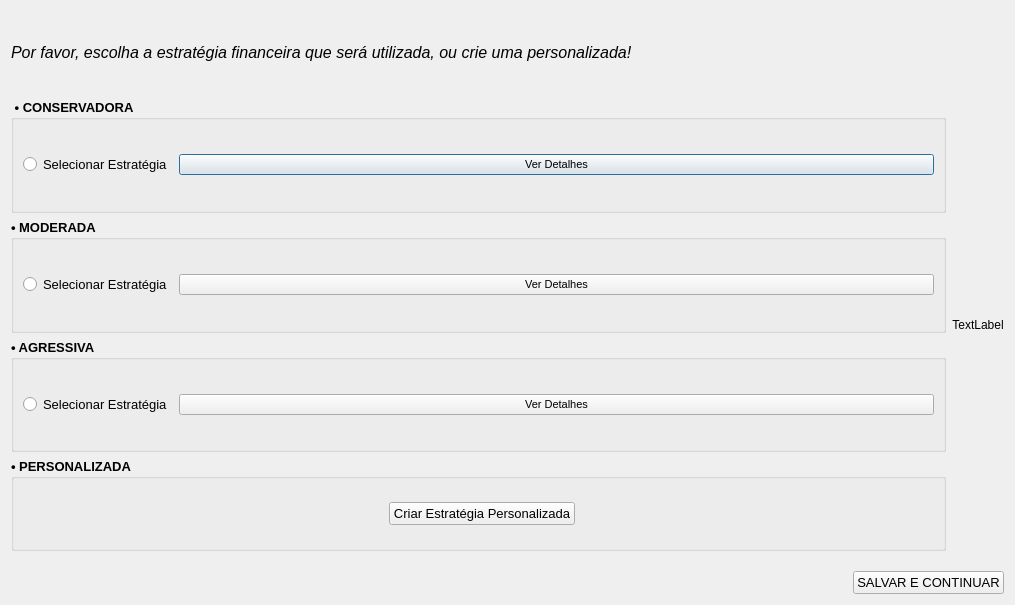
<?xml version="1.0" encoding="UTF-8"?>
<ui version="4.0">
 <class>JanelaEstrategia</class>
 <widget class="QDialog" name="JanelaEstrategia">
  <property name="geometry">
   <rect>
    <x>0</x>
    <y>0</y>
    <width>1015</width>
    <height>605</height>
   </rect>
  </property>
  <property name="windowTitle">
   <string>Sistema de Controle Financeiro</string>
  </property>
  <layout class="QVBoxLayout" name="verticalLayout_3">
   <item>
    <widget class="QLabel" name="label">
     <property name="font">
      <font>
       <family>Segoe UI</family>
       <pointsize>12</pointsize>
       <italic>true</italic>
       <underline>false</underline>
      </font>
     </property>
     <property name="text">
      <string>Por favor, escolha a estratégia financeira que será utilizada, ou crie uma personalizada!</string>
     </property>
    </widget>
   </item>
   <item>
    <layout class="QHBoxLayout" name="horizontalLayout_2">
     <item>
      <layout class="QVBoxLayout" name="verticalLayout_2">
       <item>
        <widget class="QGroupBox" name="groupBox">
         <property name="font">
          <font>
           <pointsize>10</pointsize>
           <bold>true</bold>
          </font>
         </property>
         <property name="title">
          <string> • CONSERVADORA</string>
         </property>
         <layout class="QFormLayout" name="formLayout_4">
          <item row="0" column="0">
           <spacer name="verticalSpacer_2">
            <property name="orientation">
             <enum>Qt::Vertical</enum>
            </property>
            <property name="sizeType">
             <enum>QSizePolicy::Minimum</enum>
            </property>
            <property name="sizeHint" stdset="0">
             <size>
              <width>18</width>
              <height>19</height>
             </size>
            </property>
           </spacer>
          </item>
          <item row="1" column="0">
           <widget class="QRadioButton" name="radio_conservadora">
            <property name="font">
             <font>
              <pointsize>10</pointsize>
              <bold>false</bold>
             </font>
            </property>
            <property name="text">
             <string>Selecionar Estratégia</string>
            </property>
           </widget>
          </item>
          <item row="1" column="1">
           <widget class="QPushButton" name="btn_detalhes_conservadora">
            <property name="font">
             <font>
              <pointsize>8</pointsize>
              <bold>false</bold>
             </font>
            </property>
            <property name="layoutDirection">
             <enum>Qt::LeftToRight</enum>
            </property>
            <property name="text">
             <string>Ver Detalhes</string>
            </property>
           </widget>
          </item>
          <item row="2" column="0">
           <spacer name="verticalSpacer_3">
            <property name="orientation">
             <enum>Qt::Vertical</enum>
            </property>
            <property name="sizeType">
             <enum>QSizePolicy::Minimum</enum>
            </property>
            <property name="sizeHint" stdset="0">
             <size>
              <width>18</width>
              <height>20</height>
             </size>
            </property>
           </spacer>
          </item>
         </layout>
        </widget>
       </item>
       <item>
        <widget class="QGroupBox" name="groupBox_2">
         <property name="font">
          <font>
           <pointsize>10</pointsize>
           <bold>true</bold>
          </font>
         </property>
         <property name="title">
          <string>• MODERADA</string>
         </property>
         <layout class="QFormLayout" name="formLayout_3">
          <item row="0" column="0">
           <spacer name="verticalSpacer_4">
            <property name="orientation">
             <enum>Qt::Vertical</enum>
            </property>
            <property name="sizeType">
             <enum>QSizePolicy::Minimum</enum>
            </property>
            <property name="sizeHint" stdset="0">
             <size>
              <width>18</width>
              <height>19</height>
             </size>
            </property>
           </spacer>
          </item>
          <item row="1" column="0">
           <widget class="QRadioButton" name="radio_moderada">
            <property name="font">
             <font>
              <pointsize>10</pointsize>
              <bold>false</bold>
             </font>
            </property>
            <property name="text">
             <string>Selecionar Estratégia</string>
            </property>
           </widget>
          </item>
          <item row="1" column="1">
           <widget class="QPushButton" name="btn_detalhes_moderada">
            <property name="font">
             <font>
              <pointsize>8</pointsize>
              <bold>false</bold>
             </font>
            </property>
            <property name="text">
             <string>Ver Detalhes</string>
            </property>
           </widget>
          </item>
          <item row="2" column="0">
           <spacer name="verticalSpacer_5">
            <property name="orientation">
             <enum>Qt::Vertical</enum>
            </property>
            <property name="sizeType">
             <enum>QSizePolicy::Minimum</enum>
            </property>
            <property name="sizeHint" stdset="0">
             <size>
              <width>18</width>
              <height>20</height>
             </size>
            </property>
           </spacer>
          </item>
         </layout>
        </widget>
       </item>
       <item>
        <widget class="QGroupBox" name="groupBox_3">
         <property name="font">
          <font>
           <pointsize>10</pointsize>
           <bold>true</bold>
          </font>
         </property>
         <property name="title">
          <string>• AGRESSIVA</string>
         </property>
         <layout class="QFormLayout" name="formLayout_2">
          <item row="0" column="0">
           <spacer name="verticalSpacer_6">
            <property name="orientation">
             <enum>Qt::Vertical</enum>
            </property>
            <property name="sizeType">
             <enum>QSizePolicy::Minimum</enum>
            </property>
            <property name="sizeHint" stdset="0">
             <size>
              <width>18</width>
              <height>19</height>
             </size>
            </property>
           </spacer>
          </item>
          <item row="1" column="0">
           <widget class="QRadioButton" name="radio_agressiva">
            <property name="font">
             <font>
              <pointsize>10</pointsize>
              <bold>false</bold>
             </font>
            </property>
            <property name="text">
             <string>Selecionar Estratégia</string>
            </property>
           </widget>
          </item>
          <item row="1" column="1">
           <widget class="QPushButton" name="btn_detalhes_agressiva">
            <property name="font">
             <font>
              <pointsize>8</pointsize>
              <bold>false</bold>
             </font>
            </property>
            <property name="text">
             <string>Ver Detalhes</string>
            </property>
           </widget>
          </item>
          <item row="2" column="0">
           <spacer name="verticalSpacer_7">
            <property name="orientation">
             <enum>Qt::Vertical</enum>
            </property>
            <property name="sizeType">
             <enum>QSizePolicy::Minimum</enum>
            </property>
            <property name="sizeHint" stdset="0">
             <size>
              <width>18</width>
              <height>19</height>
             </size>
            </property>
           </spacer>
          </item>
         </layout>
        </widget>
       </item>
       <item>
        <widget class="QGroupBox" name="groupBox_4">
         <property name="font">
          <font>
           <pointsize>10</pointsize>
           <bold>true</bold>
          </font>
         </property>
         <property name="title">
          <string>• PERSONALIZADA</string>
         </property>
         <layout class="QFormLayout" name="formLayout">
          <item row="0" column="1">
           <layout class="QVBoxLayout" name="verticalLayout">
            <item>
             <spacer name="verticalSpacer_9">
              <property name="orientation">
               <enum>Qt::Vertical</enum>
              </property>
              <property name="sizeType">
               <enum>QSizePolicy::Minimum</enum>
              </property>
              <property name="sizeHint" stdset="0">
               <size>
                <width>18</width>
                <height>14</height>
               </size>
              </property>
             </spacer>
            </item>
            <item>
             <layout class="QHBoxLayout" name="horizontalLayout">
              <item>
               <spacer name="horizontalSpacer_2">
                <property name="orientation">
                 <enum>Qt::Horizontal</enum>
                </property>
                <property name="sizeHint" stdset="0">
                 <size>
                  <width>40</width>
                  <height>20</height>
                 </size>
                </property>
               </spacer>
              </item>
              <item>
               <widget class="QPushButton" name="btn_criar_personalizada">
                <property name="font">
                 <font>
                  <pointsize>10</pointsize>
                  <bold>false</bold>
                 </font>
                </property>
                <property name="layoutDirection">
                 <enum>Qt::LeftToRight</enum>
                </property>
                <property name="text">
                 <string>Criar Estratégia Personalizada</string>
                </property>
               </widget>
              </item>
              <item>
               <spacer name="horizontalSpacer_3">
                <property name="orientation">
                 <enum>Qt::Horizontal</enum>
                </property>
                <property name="sizeHint" stdset="0">
                 <size>
                  <width>40</width>
                  <height>20</height>
                 </size>
                </property>
               </spacer>
              </item>
             </layout>
            </item>
            <item>
             <spacer name="verticalSpacer_10">
              <property name="orientation">
               <enum>Qt::Vertical</enum>
              </property>
              <property name="sizeType">
               <enum>QSizePolicy::Minimum</enum>
              </property>
              <property name="sizeHint" stdset="0">
               <size>
                <width>18</width>
                <height>14</height>
               </size>
              </property>
             </spacer>
            </item>
           </layout>
          </item>
         </layout>
        </widget>
       </item>
      </layout>
     </item>
     <item>
      <widget class="QLabel" name="label_display_grafico">
       <property name="text">
        <string>TextLabel</string>
       </property>
       <property name="alignment">
        <set>Qt::AlignCenter</set>
       </property>
      </widget>
     </item>
    </layout>
   </item>
   <item>
    <spacer name="verticalSpacer_8">
     <property name="orientation">
      <enum>Qt::Vertical</enum>
     </property>
     <property name="sizeType">
      <enum>QSizePolicy::Minimum</enum>
     </property>
     <property name="sizeHint" stdset="0">
      <size>
       <width>18</width>
       <height>14</height>
      </size>
     </property>
    </spacer>
   </item>
   <item>
    <layout class="QHBoxLayout" name="horizontalLayout_4">
     <item>
      <spacer name="horizontalSpacer">
       <property name="orientation">
        <enum>Qt::Horizontal</enum>
       </property>
       <property name="sizeHint" stdset="0">
        <size>
         <width>40</width>
         <height>20</height>
        </size>
       </property>
      </spacer>
     </item>
     <item>
      <widget class="QPushButton" name="btn_salvar">
       <property name="font">
        <font>
         <pointsize>10</pointsize>
        </font>
       </property>
       <property name="text">
        <string>SALVAR E CONTINUAR</string>
       </property>
      </widget>
     </item>
    </layout>
   </item>
  </layout>
 </widget>
 <resources/>
 <connections/>
</ui>
